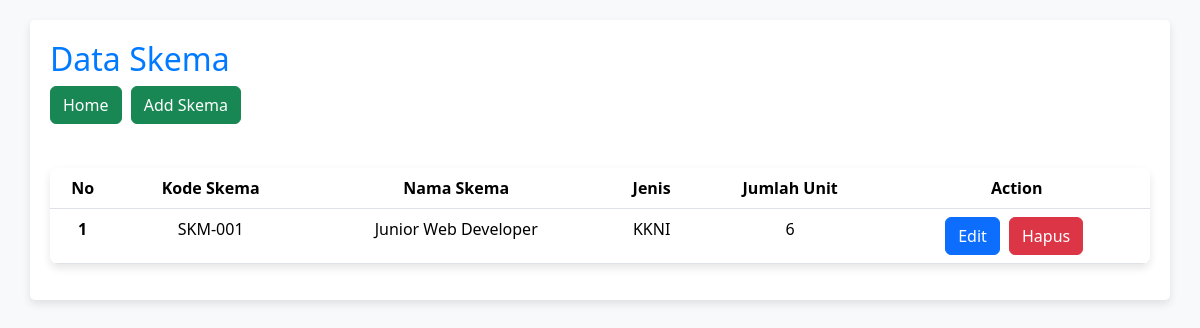
/sertifikasi.php?cari=SKM-001, run on the app's committed database.
### tables this page shows
CREATE TABLE `tb_skema` (
  `id_skema` int(11) NOT NULL,
  `kd_skema` varchar(255) NOT NULL,
  `nm_skema` varchar(255) NOT NULL,
  `jenis` varchar(255) NOT NULL,
  `jml_unit` int(11) NOT NULL
);

### sertifikasi.php (the view, shortened to what this page needs)
<!DOCTYPE html>
<html lang="en">
<head>
    <link rel="stylesheet" href="https://cdn.jsdelivr.net/npm/bootstrap@5.3.2/dist/css/bootstrap.min.css">
</head>
<body>
    <div class="container">
        <h2>Data Skema</h2>
        <a href="index.php"><button type="button" class="btn btn-success">Home</button></a>
        <a href="add_skema.php"><button type="button" class="btn btn-success">Add Skema</button></a>
        <br /><br />
        <table class="table">
            <thead>
                <tr>
                    <th scope="col">No</th>
                    <th scope="col">Kode Skema</th>
                    <th scope="col">Nama Skema</th>
                    <th scope="col">Jenis</th>
                    <th scope="col">Jumlah Unit</th>
                    <th scope="col">Action</th>
                </tr>
            </thead>
            <?php
            include 'koneksi.php';
            $no = 1;
            if (isset($_GET['cari'])) {
                $cari = $_GET['cari'];
                $sql = mysqli_query($coon, "select * from tb_skema where kd_skema like '%" . $cari . "%'");
            } else {
                $sql = mysqli_query($coon, "select * from tb_skema");
            }
            while ($data = mysqli_fetch_array($sql)) {
            ?>
                <tbody>
                    <tr>
                        <th scope="row"><?php echo $no; ?></th>
                        <td><?php echo $data['kd_skema']; ?></td>
                        <td><?php echo $data['nm_skema']; ?></td>
                        <td><?php echo $data['jenis']; ?></td>
                        <td><?php echo $data['jml_unit']; ?></td>
                        <td>
                            <a href="edit_skema.php?id=<?php echo $data['id_skema']; ?>"><button type="button" class="btn btn-primary">Edit</button></a>
                            <a href="delete_skema.php?id=<?php echo $data['id_skema'] ?>"><button type="button" class="btn btn-danger">Hapus</button></a>
                        </td>
                    </tr>
            <?php
                $no++;
            }
            ?>
                </tbody>
        </table>
    </div>
</body>
</html>

### sertifikasi.php (style rules this page uses)
body { background-color: #f8f9fa; color: #343a40; margin-top: 20px; }
h2 { color: #007bff; }
.container { border-radius: 5px; padding: 20px; background-color: #ffffff; box-shadow: 0 4px 8px rgba(0, 0, 0, 0.1); }
.btn { margin-right: 5px; }
table { background-color: #ffffff; box-shadow: 0 4px 8px rgba(0, 0, 0, 0.1); border-radius: 8px; overflow: hidden; width: 100%; margin-top: 20px; }
th, td { text-align: center; padding: 15px; }
th { background-color: #007bff; color: #ffffff; }

### data on the page
tb_skema: kd_skema "SKM-001", nm_skema "Junior Web Developer", jenis "KKNI", jml_unit "6"
